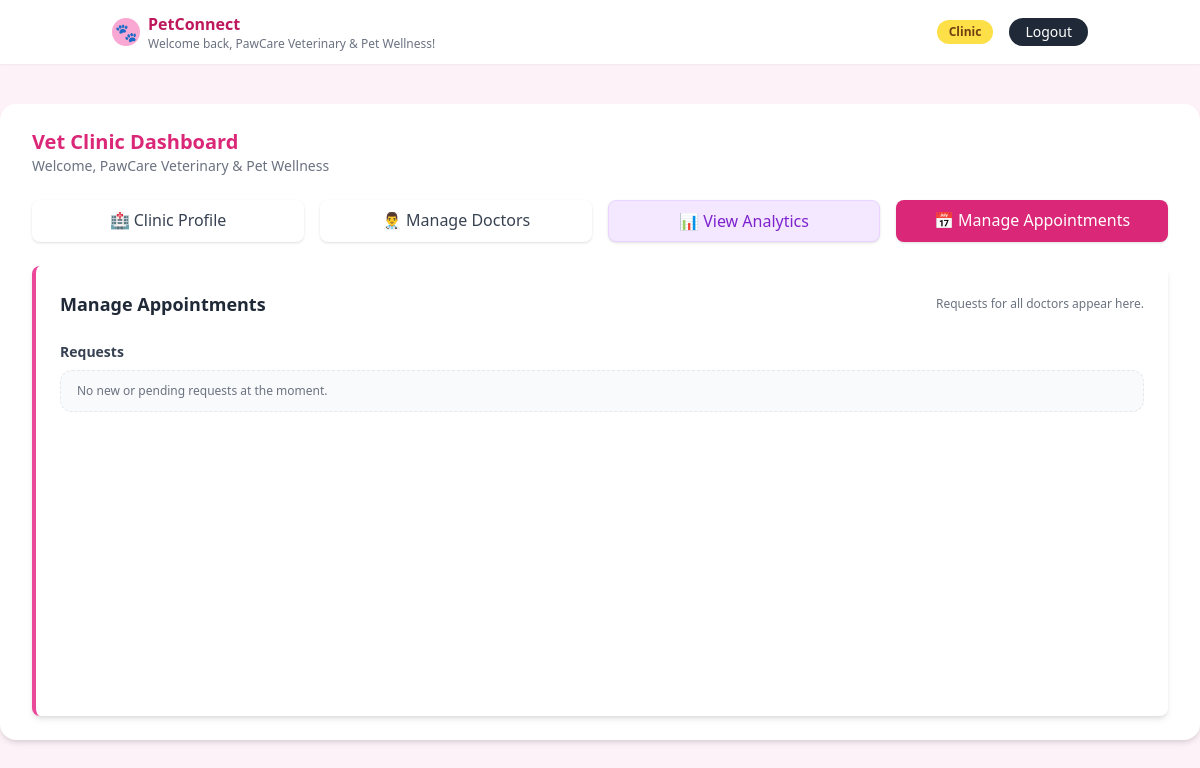
Screenshot of /clinic/appointments (signed in) with the database file from the repository.
### tables this page shows
CREATE TABLE clinics (
    id INTEGER PRIMARY KEY AUTOINCREMENT,
    user_id INTEGER NOT NULL UNIQUE,
    name TEXT NOT NULL,
    license_number TEXT NOT NULL,
    email TEXT NOT NULL,
    contact_number TEXT NOT NULL,
    location TEXT NOT NULL,
    FOREIGN KEY (user_id) REFERENCES users(id)
);

### app.py (the view)
@app.route("/clinic/appointments")
def clinic_appointments():
    if "user_id" not in session or session.get("role") != "clinic":
        return redirect(url_for("login"))
    clinic = get_or_create_clinic_for_current_user()
    conn = get_db()
    cur = conn.cursor()
    rows = cur.execute(
        """
        SELECT
            a.*,
            d.name               AS doctor_name,
            p.name               AS pet_name,
            p.animal_type        AS animal_type,
            p.animal_type        AS pet_animal,
            p.animal_type        AS pet_animal_type,
            p.breed              AS breed,
            p.breed              AS pet_breed,
            p.gender             AS gender,
            p.gender             AS pet_gender,
            p.age                AS age,
            p.age                AS pet_age,
            p.vaccination_status AS vaccination_status,
            p.vaccination_status AS pet_vaccination,
            p.vaccination_status AS pet_vaccination_status,
            o.name               AS owner_name
        FROM appointments a
        JOIN doctors d ON a.doctor_id = d.id
        JOIN pets    p ON a.pet_id   = p.id
        JOIN owners  o ON p.owner_id = o.id
        WHERE d.clinic_id = ?
        ORDER BY a.appointment_date ASC
        """,
        (clinic["id"],),
    ).fetchall()
    conn.close()
    return render_template(
        "clinic_dashboard.html",
        clinic=clinic,
        appointments=rows,
        tab="appointments"
    )

### app.py (called while the page is built, shortened)
def get_db():
    conn = sqlite3.connect(app.config["DATABASE"])
    conn.row_factory = sqlite3.Row
    return conn

def get_or_create_clinic_for_current_user():
    user_id = session.get("user_id")
    if not user_id:
        return None
    conn = get_db()
    cur = conn.cursor()
    clinic = cur.execute(
        "SELECT * FROM clinics WHERE user_id = ?", (user_id,)
    ).fetchone()
    conn.close()
    return clinic

### templates/clinic_dashboard.html (shortened to what this page needs)
{% extends "base.html" %}
{% block content %}
<div class="flex flex-col md:flex-row justify-between items-center mb-6">
  <div class="text-center md:text-left">
    <h2 class="text-xl font-semibold text-pink-600">Vet Clinic Dashboard</h2>
    <p class="text-sm text-gray-500">Welcome, {{ clinic['name'] }}</p>
  </div>
</div>
<div class="grid grid-cols-1 md:grid-cols-4 gap-4 mb-6">
  <a href="{{ url_for('clinic_dashboard', tab='profile') }}"
     class="block text-center py-2 rounded-lg font-medium shadow transition
     {{ 'bg-pink-600 text-white' if tab == 'profile' else 'bg-white text-gray-700 hover:bg-gray-50' }}">
    🏥 Clinic Profile
  </a>
  <a href="{{ url_for('clinic_dashboard', tab='doctors') }}"
     class="block text-center py-2 rounded-lg font-medium shadow transition
     {{ 'bg-pink-600 text-white' if tab == 'doctors' else 'bg-white text-gray-700 hover:bg-gray-50' }}">
    👨‍⚕️ Manage Doctors
  </a>
  <a href="{{ url_for('clinic_reports') }}"
     class="block text-center py-2 rounded-lg font-medium shadow bg-purple-100 text-purple-700 hover:bg-purple-200 border border-purple-200">
    📊 View Analytics
  </a>
  <a href="{{ url_for('clinic_dashboard', tab='appointments') }}"
     class="block text-center py-2 rounded-lg font-medium shadow transition
     {{ 'bg-pink-600 text-white' if tab == 'appointments' else 'bg-white text-gray-700 hover:bg-gray-50' }}">
    📅 Manage Appointments
  </a>
</div>
<div class="bg-white shadow-md rounded-lg p-6 border-l-4 border-pink-500 min-h-[450px]">
  {% if tab == 'doctors' %}
    <div class="flex justify-between items-center mb-6">
      <h3 class="text-lg font-semibold text-gray-800">Doctor Profiles</h3>
      <a href="{{ url_for('add_doctor_form') }}"
         class="bg-pink-600 hover:bg-pink-700 text-white px-5 py-2 rounded-full text-sm font-medium shadow transition flex items-center gap-2">
        <span class="text-lg">+</span> Add Doctor
      </a>
    </div>
    {% if doctors %}
      <div class="grid grid-cols-1 md:grid-cols-2 lg:grid-cols-3 gap-5">
        {% for doctor in doctors %}
          <div class="border border-gray-200 rounded-xl p-5 hover:shadow transition bg-gray-50 relative">
            <span class="absolute top-3 right-3 bg-pink-100 text-pink-600 text-xs font-medium px-2 py-1 rounded">
              {{ doctor['qualifications'] }}
            </span>
            <h4 class="text-lg font-semibold text-gray-800 mb-1">{{ doctor['name'] }}</h4>
            <p class="text-xs text-gray-500 mb-4">{{ doctor['email'] }}</p>
            <div class="flex justify-between items-center mb-4 bg-white p-2 rounded-lg border text-sm">
              <span class="text-gray-400 uppercase">Fee</span>
              <span class="font-semibold text-blue-600">৳{{ doctor['base_fee'] }}</span>
            </div>
            <div class="grid grid-cols-2 gap-3 text-sm">
              <a href="{{ url_for('edit_doctor_form', doctor_id=doctor['id']) }}"
                 class="text-center bg-white border border-gray-300 text-gray-700 py-2 rounded hover:bg-gray-50 font-medium">
                Edit
              </a>
              <button type="button"
                      class="w-full bg-red-50 border border-red-100 text-red-600 py-2 rounded hover:bg-red-100 font-medium"
                      data-delete-url="{{ url_for('delete_doctor_from_dashboard', doctor_id=doctor['id']) }}"
                      onclick="openDoctorDeleteModal(this);">
                Delete
              </button>
            </div>
            <div class="mt-3">
              <a href="{{ url_for('clinic_doctor_appointments', doctor_id=doctor['id']) }}"
                 class="inline-block text-xs px-3 py-1 rounded-full bg-blue-50 text-blue-700 border border-blue-200">
                View Appointments for this Doctor
              </a>
            </div>
          </div>
        {% endfor %}
      </div>
    {% else %}
      <div class="text-center py-14 bg-gray-50 rounded-xl border-2 border-dashed border-gray-200">
        <h3 class="text-lg font-semibold text-gray-600">No doctors yet</h3>
        <p class="text-sm text-gray-400">Add your first doctor to get started.</p>
      </div>
    {% endif %}
  {% elif tab == 'appointments' %}
    <div class="flex justify-between items-center mb-6">
      <h3 class="text-lg font-semibold text-gray-800">Manage Appointments</h3>
      <p class="text-xs text-gray-500">
        Requests for all doctors appear here.
      </p>
    </div>
    <div class="mb-2">
      <h4 class="text-sm font-semibold text-gray-700 mb-2">Requests</h4>
      {% if appointments_requests %}
        <div class="space-y-3">
          {% for a in appointments_requests %}
            {% set s = (a['status'] or '')|lower %}
            <div class="bg-white border border-yellow-100 rounded-xl px-4 py-3 text-sm">
              <div class="flex items-center justify-between gap-3">
                <div class="flex items-center gap-3 min-w-0">
                  <img
                    src="{{ url_for('static', filename=(a['pet_photo'] or 'images/paw-placeholder.png')) }}"
                    alt="Pet photo"
                    class="w-10 h-10 rounded-full object-cover border border-blue-100"
                  />
                  <p class="font-semibold text-gray-900 truncate">
                    {{ a['pet_name'] }}
                    <span class="text-gray-500 font-normal">({{ a['owner_name'] }})</span>
                  </p>
                </div>
                <span class="text-xs px-3 py-1 rounded-full
                            {% if s == 'pending' %}
                              bg-yellow-50 text-yellow-700 border border-yellow-200
                            {% else %}
                              bg-orange-50 text-orange-700 border border-orange-200
                            {% endif %}">
                  {{ (a['status'] or '')|replace('_', ' ')|title }}
                </span>
              </div>
              <div class="mt-2">
                <p class="text-xs text-gray-500">
                  Doctor:
                  <span class="font-medium">{{ a['doctor_name'] }}</span>
                </p>
                <p class="text-[11px] text-gray-600 mt-0.5">
                  Pet:
                  {{ a['pet_animal_type'] or 'Unknown type' }}
                  {% if a['pet_breed'] %} • Breed {{ a['pet_breed'] }}{% endif %}
                  {% if a['pet_gender'] %} • Gender {{ a['pet_gender'] }}{% endif %}
                  {% if a['pet_age'] %} • Age: {{ a['pet_age'] }}{% endif %}
                  {% if a['pet_vaccination_status'] %} • Vaccination: {{ a['pet_vaccination_status'] }}{% endif %}
                </p>
                <p class="text-xs text-gray-500 mt-0.5">
                  {{ a['appointment_date'] }}
                </p>
                {% if s == 'reschedule_pending' %}
                  <p class="text-[11px] text-orange-600 mt-1">
                    Waiting for owner to confirm the new time.
                  </p>
                {% endif %}
              </div>
              <div class="flex flex-wrap gap-2 text-xs justify-end mt-3">
                {% if s != 'reschedule_pending' %}
                  <button type="button"
                          class="px-3 py-1 rounded-full bg-green-500 hover:bg-green-600 text-white font-medium"
                          data-action-url="{{ url_for('clinic_appointment_action', appt_id=a['id'], action='approve') }}"
                          data-action-label="Approve"
                          onclick="openRequestActionModal(this);">
                    Approve
                  </button>
                {% endif %}
                <button type="button"
                        class="px-3 py-1 rounded-full bg-red-500 hover:bg-red-600 text-white font-medium"
                        data-action-url="{{ url_for('clinic_appointment_action', appt_id=a['id'], action='cancel') }}"
                        data-action-label="Cancel"
                        onclick="openRequestActionModal(this);">
                  Cancel
                </button>
                {% if s != 'reschedule_pending' %}
                  <a href="{{ url_for('reschedule_appointment', appt_id=a['id']) }}"
                     class="px-3 py-1 rounded-full bg-yellow-400 hover:bg-yellow-500 text-gray-800 font-medium text-center">
                    Reschedule
                  </a>
                {% endif %}
              </div>
            </div>
          {% endfor %}
        </div>
      {% else %}
        <div class="text-xs text-gray-500 bg-gray-50 border border-dashed border-gray-200 rounded-xl px-4 py-3">
          No new or pending requests at the moment.
        </div>
      {% endif %}
    </div>
  {% endif %}
</div>
{% endblock %}

### templates/base.html (shortened to what this page needs)
<!DOCTYPE html>
<html lang="en">
<head>
  <script src="https://cdn.tailwindcss.com"></script>
</head>
<body class="bg-pink-50">
  <header class="bg-white shadow-sm">
    <div class="max-w-5xl mx-auto px-6 py-3 flex items-center justify-between">
      <div class="flex items-center space-x-2">
        <div class="w-7 h-7 rounded-full bg-pink-300 flex items-center justify-center">
          <span class="text-white text-lg">🐾</span>
        </div>
        <div>
          <p class="font-semibold text-pink-700">PetConnect</p>
          {% if session.get('user_name') %}
            <p class="text-xs text-gray-500">Welcome back, {{ session.get('user_name') }}!</p>
          {% endif %}
        </div>
      </div>
      <nav class="flex items-center space-x-4 text-sm">
        {% if session.get('user_id') %}
          <span class="px-3 py-1 rounded-full bg-yellow-300 text-xs font-semibold text-yellow-900">
            {{ session.get('role')|capitalize }}
          </span>
          <a href="{{ url_for('logout') }}"
             class="px-4 py-1 rounded-full bg-gray-800 text-white text-sm hover:bg-black transition">
            Logout
          </a>
        {% endif %}
      </nav>
    </div>
  </header>
  <main class="min-h-screen">
    <div class="max-w-7xl mx-auto mt-10">
      <div class="bg-white rounded-2xl shadow-md px-8 py-6">
        {% block content %}{% endblock %}
      </div>
    </div>
  </main>
</body>
</html>

### rows the page displays
clinics: get "PawCare Veterinary & Pet Wellness", name "PawCare Veterinary & Pet Wellness"

### other values shown
{{ session.get('role')|capitalize }} "Clinic"
